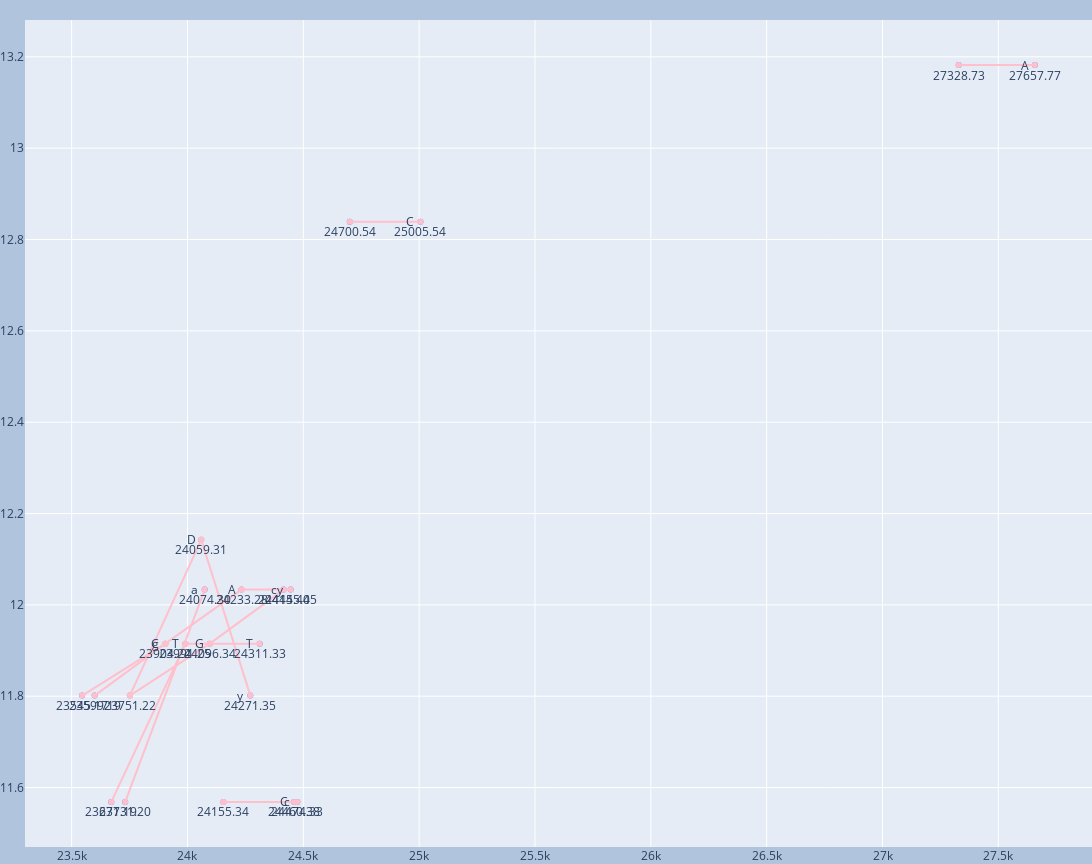

The code cell stored with this chart in its notebook:
### Code cell
bcr = base_calling_random(df_25k, silence=True)
plotly_basecalling(*bcr)
# plt.savefig('/Users/bryan/Documents/Presentations/Feb 3 2021/25k_bc.png', transparent=True)

### Figure 1 — Plotly figure (JSON) as saved in the notebook; plotly's stock layout.template omitted (floating-point values rounded to 4 significant figures)
{"data": [{"mode": "markers", "type": "scatter", "x": [23550.0, 23600.0, 23670.0, 23730.0, 23750.0, 23900.0, 23990.0, 24060.0, 24070.0, 24100.0, 24160.0, 24230.0, 24270.0, 24310.0, 24420.0, 24450.0, 24460.0, 24470.0, 24700.0, 25010.0, 27330.0, 27660.0], "y": [11.8, 11.8, 11.57, 11.57, 11.8, 11.92, 11.92, 12.14, 12.03, 11.92, 11.57, 12.03, 11.8, 11.92, 12.03, 12.03, 11.57, 11.57, 12.84, 12.84, 13.18, 13.18]}, {"line": {"color": "pink"}, "mode": "lines+markers", "name": "C", "type": "scatter", "x": [23600.0, 23900.0], "y": [11.8, 11.92]}, {"line": {"color": "pink"}, "mode": "lines+markers", "name": "C", "type": "scatter", "x": [24160.0, 24460.0], "y": [11.57, 11.57]}, {"line": {"color": "pink"}, "mode": "lines+markers", "name": "C", "type": "scatter", "x": [24700.0, 25010.0], "y": [12.84, 12.84]}, {"line": {"color": "pink"}, "mode": "lines+markers", "name": "A", "type": "scatter", "x": [23900.0, 24230.0], "y": [11.92, 12.03]}, {"line": {"color": "pink"}, "mode": "lines+markers", "name": "A", "type": "scatter", "x": [27330.0, 27660.0], "y": [13.18, 13.18]}, {"line": {"color": "pink"}, "mode": "lines+markers", "name": "G", "type": "scatter", "x": [23750.0, 24100.0], "y": [11.8, 11.92]}, {"line": {"color": "pink"}, "mode": "lines+markers", "name": "g", "type": "scatter", "x": [23550.0, 23900.0], "y": [11.8, 11.92]}, {"line": {"color": "pink"}, "mode": "lines+markers", "name": "D", "type": "scatter", "x": [23750.0, 24060.0], "y": [11.8, 12.14]}, {"line": {"color": "pink"}, "mode": "lines+markers", "name": "c", "type": "scatter", "x": [24100.0, 24420.0], "y": [11.92, 12.03]}, {"line": {"color": "pink"}, "mode": "lines+markers", "name": "c", "type": "scatter", "x": [24160.0, 24470.0], "y": [11.57, 11.57]}, {"line": {"color": "pink"}, "mode": "lines+markers", "name": "T", "type": "scatter", "x": [23670.0, 23990.0], "y": [11.57, 11.92]}, {"line": {"color": "pink"}, "mode": "lines+markers", "name": "T", "type": "scatter", "x": [23990.0, 24310.0], "y": [11.92, 11.92]}, {"line": {"color": "pink"}, "mode": "lines+markers", "name": "a", "type": "scatter", "x": [23730.0, 24070.0], "y": [11.57, 12.03]}, {"line": {"color": "pink"}, "mode": "lines+markers", "name": "y", "type": "scatter", "x": [24060.0, 24270.0], "y": [12.14, 11.8]}, {"line": {"color": "pink"}, "mode": "lines+markers", "name": "y", "type": "scatter", "x": [24230.0, 24450.0], "y": [12.03, 12.03]}], "layout": {"annotations": [{"arrowhead": 1, "showarrow": false, "text": "23545.17", "x": 23550.0, "y": 11.8, "yshift": -10}, {"arrowhead": 1, "showarrow": false, "text": "23599.19", "x": 23600.0, "y": 11.8, "yshift": -10}, {"arrowhead": 1, "showarrow": false, "text": "23671.19", "x": 23670.0, "y": 11.57, "yshift": -10}, {"arrowhead": 1, "showarrow": false, "text": "23731.20", "x": 23730.0, "y": 11.57, "yshift": -10}, {"arrowhead": 1, "showarrow": false, "text": "23751.22", "x": 23750.0, "y": 11.8, "yshift": -10}, {"arrowhead": 1, "showarrow": false, "text": "23904.24", "x": 23900.0, "y": 11.92, "yshift": -10}, {"arrowhead": 1, "showarrow": false, "text": "23991.25", "x": 23990.0, "y": 11.92, "yshift": -10}, {"arrowhead": 1, "showarrow": false, "text": "24059.31", "x": 24060.0, "y": 12.14, "yshift": -10}, {"arrowhead": 1, "showarrow": false, "text": "24074.30", "x": 24070.0, "y": 12.03, "yshift": -10}, {"arrowhead": 1, "showarrow": false, "text": "24096.34", "x": 24100.0, "y": 11.92, "yshift": -10}, {"arrowhead": 1, "showarrow": false, "text": "24155.34", "x": 24160.0, "y": 11.57, "yshift": -10}, {"arrowhead": 1, "showarrow": false, "text": "24233.28", "x": 24230.0, "y": 12.03, "yshift": -10}, {"arrowhead": 1, "showarrow": false, "text": "24271.35", "x": 24270.0, "y": 11.8, "yshift": -10}, {"arrowhead": 1, "showarrow": false, "text": "24311.33", "x": 24310.0, "y": 11.92, "yshift": -10}, {"arrowhead": 1, "showarrow": false, "text": "24415.40", "x": 24420.0, "y": 12.03, "yshift": -10}, {"arrowhead": 1, "showarrow": false, "text": "24445.45", "x": 24450.0, "y": 12.03, "yshift": -10}, {"arrowhead": 1, "showarrow": false, "text": "24460.38", "x": 24460.0, "y": 11.57, "yshift": -10}, {"arrowhead": 1, "showarrow": false, "text": "24474.33", "x": 24470.0, "y": 11.57, "yshift": -10}, {"arrowhead": 1, "showarrow": false, "text": "24700.54", "x": 24700.0, "y": 12.84, "yshift": -10}, {"arrowhead": 1, "showarrow": false, "text": "25005.54", "x": 25010.0, "y": 12.84, "yshift": -10}, {"arrowhead": 1, "showarrow": false, "text": "27328.73", "x": 27330.0, "y": 13.18, "yshift": -10}, {"arrowhead": 1, "showarrow": false, "text": "27657.77", "x": 27660.0, "y": 13.18, "yshift": -10}, {"arrowhead": 1, "showarrow": false, "text": "C", "x": 23900.0, "xshift": -10, "y": 11.92}, {"arrowhead": 1, "showarrow": false, "text": "C", "x": 24460.0, "xshift": -10, "y": 11.57}, {"arrowhead": 1, "showarrow": false, "text": "C", "x": 25010.0, "xshift": -10, "y": 12.84}, {"arrowhead": 1, "showarrow": false, "text": "A", "x": 24230.0, "xshift": -10, "y": 12.03}, {"arrowhead": 1, "showarrow": false, "text": "A", "x": 27660.0, "xshift": -10, "y": 13.18}, {"arrowhead": 1, "showarrow": false, "text": "G", "x": 24100.0, "xshift": -10, "y": 11.92}, {"arrowhead": 1, "showarrow": false, "text": "g", "x": 23900.0, "xshift": -10, "y": 11.92}, {"arrowhead": 1, "showarrow": false, "text": "D", "x": 24060.0, "xshift": -10, "y": 12.14}, {"arrowhead": 1, "showarrow": false, "text": "c", "x": 24420.0, "xshift": -10, "y": 12.03}, {"arrowhead": 1, "showarrow": false, "text": "c", "x": 24470.0, "xshift": -10, "y": 11.57}, {"arrowhead": 1, "showarrow": false, "text": "T", "x": 23990.0, "xshift": -10, "y": 11.92}, {"arrowhead": 1, "showarrow": false, "text": "T", "x": 24310.0, "xshift": -10, "y": 11.92}, {"arrowhead": 1, "showarrow": false, "text": "a", "x": 24070.0, "xshift": -10, "y": 12.03}, {"arrowhead": 1, "showarrow": false, "text": "y", "x": 24270.0, "xshift": -10, "y": 11.8}, {"arrowhead": 1, "showarrow": false, "text": "y", "x": 24450.0, "xshift": -10, "y": 12.03}], "height": 864, "margin": {"b": 0, "l": 0, "r": 0, "t": 20}, "paper_bgcolor": "LightSteelBlue", "showlegend": false, "width": 1152}}
